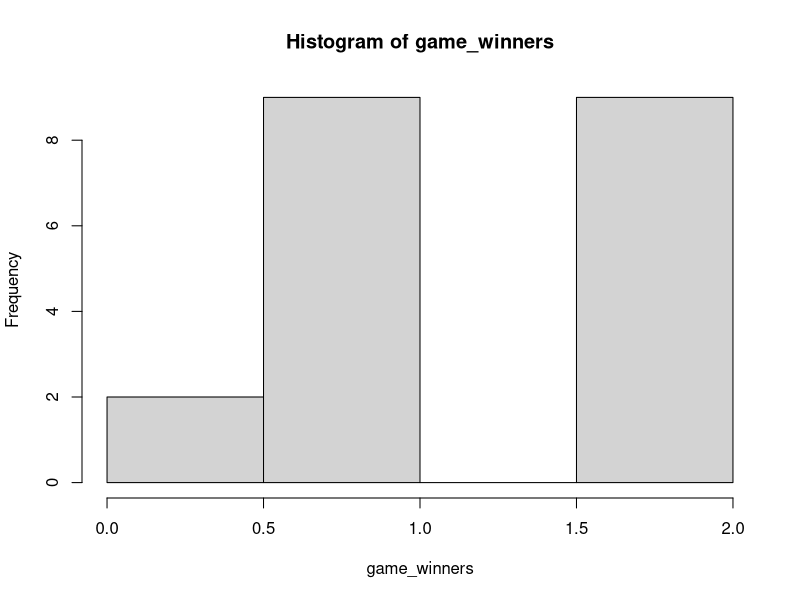
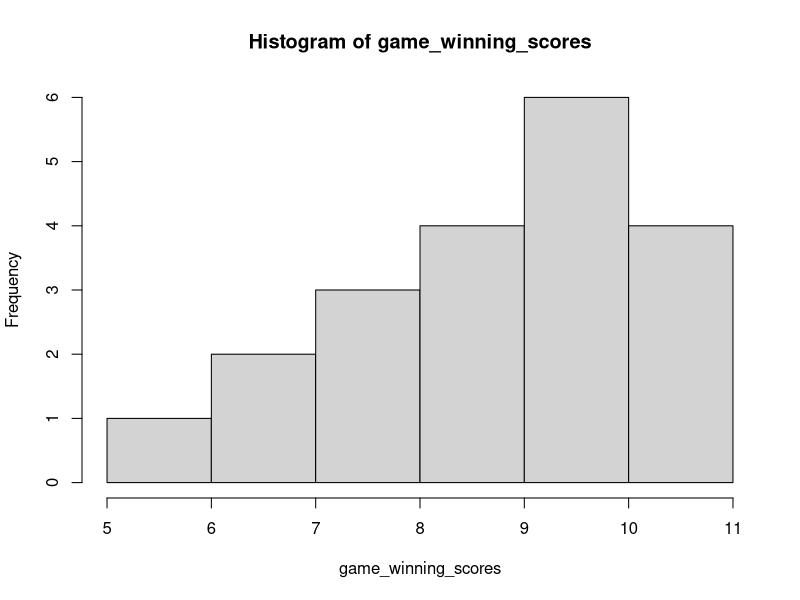

Write the R code that produced these figures, in order.
# set number of pins
n_pins <- 10

# how many rounds are in a game?
n_rounds <- 10

# how many palyers are playing?
n_players <- 2

# how many bowling ball throws does each player get per round?
n_bowls <- 2

bonus <- 0

# how many points does this player have this game?
players_game_score <- 0

# how many games are we playing?
n_games <- 20

# record of who won each game
game_winners <- rep(0, n_games)
game_winning_scores <- rep(0, n_games)
  
# play each game
for (g in 1:n_games){
  
  # reset the high score because it's a new game
  this_games_high_score <- 0
  
  # each player 
  for (p in 1:n_players){
    # for each round in this game
    for (n in 1:n_rounds){
      # do each throw
      for (throws in 1:n_bowls){
        # check if this is the 1st throw
        if (throws == 1){
          # knock down some pins
          n_pins_out <- sample(n_pins, 1)
          # calculate how many pins are still standing
          n_pins_left <- n_pins - n_pins_out
        } 
        # it is not the 1st throw
        else {
          # are there any pins left?
          if (n_pins_left > 0){
            # yes, so bowl again
            n_pins_out_2 <- sample(n_pins_left, 1)
          }
          else {
            # there are no pins remaining, add a bonus for getting a strike
            bonus <- 1
          }
        }
      }
      # did the player bowl 2 times?
      if (bonus == 0){
        this_players_score <- n_pins_out + n_pins_out_2
      } else {
        this_players_score <- n_pins_out + bonus
      }
      # add this round's score to the player's game score
      players_game_score <- players_game_score + this_players_score
      # clear this player's stats so the next round can start clean
      n_pins_out <- 0
      n_pins_out_2 <- 0
      bonus <- 0
    }
    # did the player score more than the game's high score?
    if (this_players_score > this_games_high_score){
      # set this player's score as the game's high score
      this_games_high_score <- this_players_score
      game_winning_scores[g] <- this_games_high_score
      # remember the player who scored it
      game_winners[g] <- p
    } 
    # check if there was a tie
    else if (this_players_score == this_games_high_score){
      # there was a tie, record it as no winner
      game_winners[g] <- 0
    }
  }
}

game_winners
game_winning_scores

winners_table <- table(game_winners)
winners_table

hist(game_winners)
hist(game_winning_scores)
